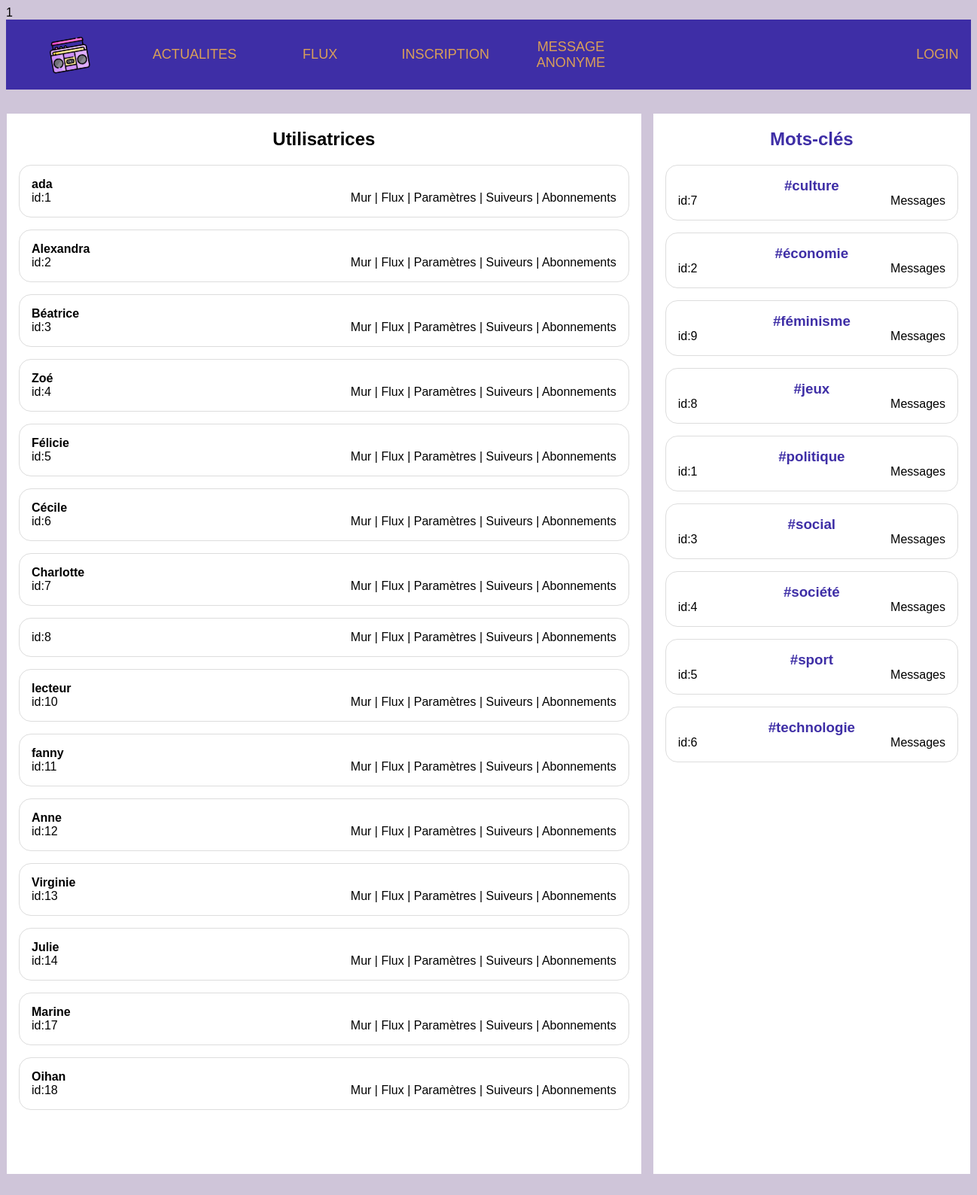
The app's page /admin.php with its own data.
### tables this page shows
CREATE TABLE `tags` (
  `id` int(10) UNSIGNED NOT NULL,
  `label` varchar(255) NOT NULL
);

CREATE TABLE `users` (
  `id` int(10) UNSIGNED NOT NULL,
  `email` varchar(255) NOT NULL,
  `password` varchar(255) NOT NULL,
  `alias` varchar(255) NOT NULL
);

### admin.php (the view, shortened to what this page needs)
<!doctype html>
<html lang="fr">
    <head>
        <link rel="stylesheet" href="style.css?v=<?php echo time(); ?>">
    </head>
    <body>
      <?php include 'header.php'; ?>
        <?php
        include 'connexion_bdd.php';
        ?>
        <div id="wrapper" class='admin'>
            <aside>
                <h2>Mots-clés</h2>
                <?php
                $laQuestionEnSql = "SELECT * FROM `tags` LIMIT 50";
                $lesInformations = $mysqli->query($laQuestionEnSql);
                while ($tag = $lesInformations->fetch_assoc())
                {
                    ?>
                    <article>
                        <h3><?php echo "#".$tag['label'] ?></h3>
                        <p>id:<?php echo $tag['id'] ?></p>
                        <nav>
                            <a href="tags.php?tag_id=<?php echo $tag['id'] ?>">Messages</a>
                        </nav>
                    </article>
                <?php } ?>
            </aside>
            <main>
                <h2>Utilisatrices</h2>
                <?php
                $laQuestionEnSql = "SELECT * FROM `users` LIMIT 50";
                $lesInformations = $mysqli->query($laQuestionEnSql);
                while ($tag = $lesInformations->fetch_assoc())
                {
                    ?>
                    <article>
                        <h3><a href="wall.php?user_id=<?php echo $tag['id'] ?>"><?php echo $tag['alias'] ?></a></h3>
                        <p>id:<?php echo $tag['id'] ?></p>
                        <nav>
                            <a href="wall.php?user_id=<?php echo $tag['id'] ?>">Mur</a>
                            | <a href="feed.php?user_id=<?php echo $tag['id'] ?>">Flux</a>
                            | <a href="settings.php?user_id=<?php echo $tag['id'] ?>">Paramètres</a>
                            | <a href="followers.php?user_id=<?php echo $tag['id'] ?>">Suiveurs</a>
                            | <a href="subscriptions.php?user_id=<?php echo $tag['id'] ?>">Abonnements</a>
                        </nav>
                    </article>
                <?php } ?>
            </main>
        </div>
    </body>
</html>

### style.css (style rules this page uses)
body { background-color: #CFC5D9; font-family: Arial; }
a { text-decoration: none; color:black; }
#wrapper { display:flex; width:80em; margin:0 auto 2em auto; }
#wrapper aside { background-color: #fff; flex:1; padding:1em; border-radius: 1em; }
#wrapper aside h3 { color:#3E2EA6; text-align:center; }
#wrapper aside p { text-align:center; }
#wrapper main { flex:3; padding-left:1em; height: 80vh; overflow-y: scroll; }
#wrapper main article { background-color: white;; padding:1em; margin-bottom: 1em ; border-radius: 1em; }
#wrapper main article h3 { margin:0; padding:0; font-weight: bold; font-size:1em; color:#3E2EA6; }
#wrapper main article p { margin:0; }
#wrapper.admin { flex-direction: row-reverse }
#wrapper.admin aside { flex:1;margin-left:1em;border-radius:0;padding:0; }
#wrapper.admin main { flex:2;background-color: #fff;border-radius: 0;padding:0; }
#wrapper.admin h2 { text-align: center; }
#wrapper.admin h3 { margin:0; }
#wrapper.admin nav { text-align: right; }
#wrapper.admin article { border:1px solid #ddd;border-radius: 1em;padding:1em;margin:1em; }
#wrapper.admin article p { float:left;margin:0; }
#wrapper aside h2 { text-align:center !important; color:#3E2EA6 !important; }

### records on screen
tags: label "culture", id "7"
tags: label "économie", id "2"
tags: label "féminisme", id "9"
tags: label "jeux", id "8"
tags: label "politique", id "1"
tags: label "social", id "3"
tags: label "société", id "4"
tags: label "sport", id "5"
tags: label "technologie", id "6"
users: alias "ada", id "1"
users: alias "Alexandra", id "2"
users: alias "Béatrice", id "3"
users: alias "Zoé", id "4"
users: alias "Félicie", id "5"
users: alias "Cécile", id "6"
users: alias "Charlotte", id "7"
users: id "8"
users: alias "lecteur", id "10"
users: alias "fanny", id "11"
users: alias "Anne", id "12"
users: alias "Virginie", id "13"
users: alias "Julie", id "14"
users: alias "Marine", id "17"
users: alias "Oihan", id "18"
